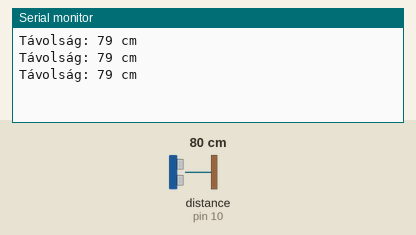
Bench run of a sketch on a simulated Arduino Uno, built with avr-gcc and run on an emulated ATmega328P. Shown: the last lines printed to the serial monitor. Wiring (inferred from the names in the program): ultrasonic range finder: trigger pin 9; echo pin 10. The test bench sets the inputs (shaded band); at power-on: distance to the obstacle (sensor on pin 10) 80 cm. The echo pulse lasts 58.3 µs per cm.

Above: at 1.3 s.
1.4 s: distance to the obstacle (sensor on pin 10) set to 2 cm
At 1.9 s:
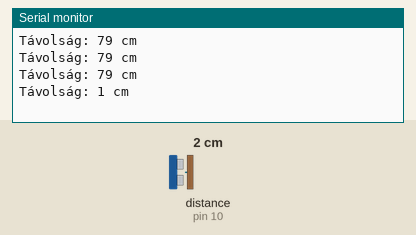
2.9 s: distance to the obstacle (sensor on pin 10) set to 4 cm
At 3.4 s:
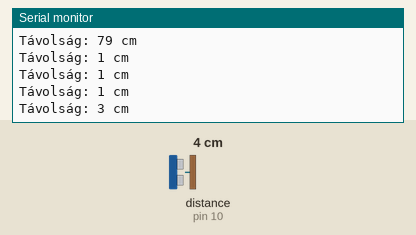
Timing chart, 0 to 5.9 s (numbered marks = the images above; inputs shaded):
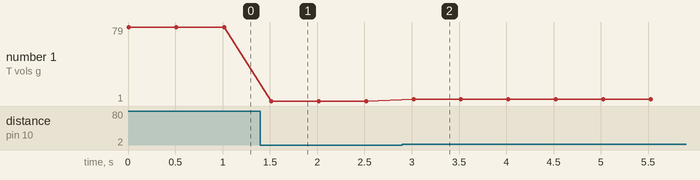

Measured:
- after the input at 1.4 s, the serial monitor: prints a new line after 0.12 s (image 1)
- after the input at 2.9 s, the serial monitor: prints a new line after 0.12 s (image 2)
- plotted number 1: 79 → 1 after the input at 1.4 s, 1 → 3 after the input at 2.9 s

The sketch:

egyszeru.distencesensor_CSG.ino
```cpp
// Pin definiálás
const int trigPin = 9;
const int echoPin = 10;

void setup() {
  // Kezdeti beállítások
  Serial.begin(9600); // Soros monitor elindítása
  pinMode(trigPin, OUTPUT); // Trig pin kimenet
  pinMode(echoPin, INPUT);  // Echo pin bemenet
}

void loop() {
  // Ultrahang impulzus küldése
  digitalWrite(trigPin, LOW);
  delayMicroseconds(2);
  digitalWrite(trigPin, HIGH);
  delayMicroseconds(10);
  digitalWrite(trigPin, LOW);

  // Visszajövő impulzus mérése
  long duration = pulseIn(echoPin, HIGH);

  // Távolság kiszámítása (sebesség=343 m/s)
  long distance = (duration / 2) * 0.0344; // A durációt elosztjuk kettővel, mert oda-vissza mérjük.

  // Eredmény kiírása
  Serial.print("Távolság: ");
  Serial.print(distance);
  Serial.println(" cm");

  delay(500); // Frissítés fél másodpercenként
}
```
